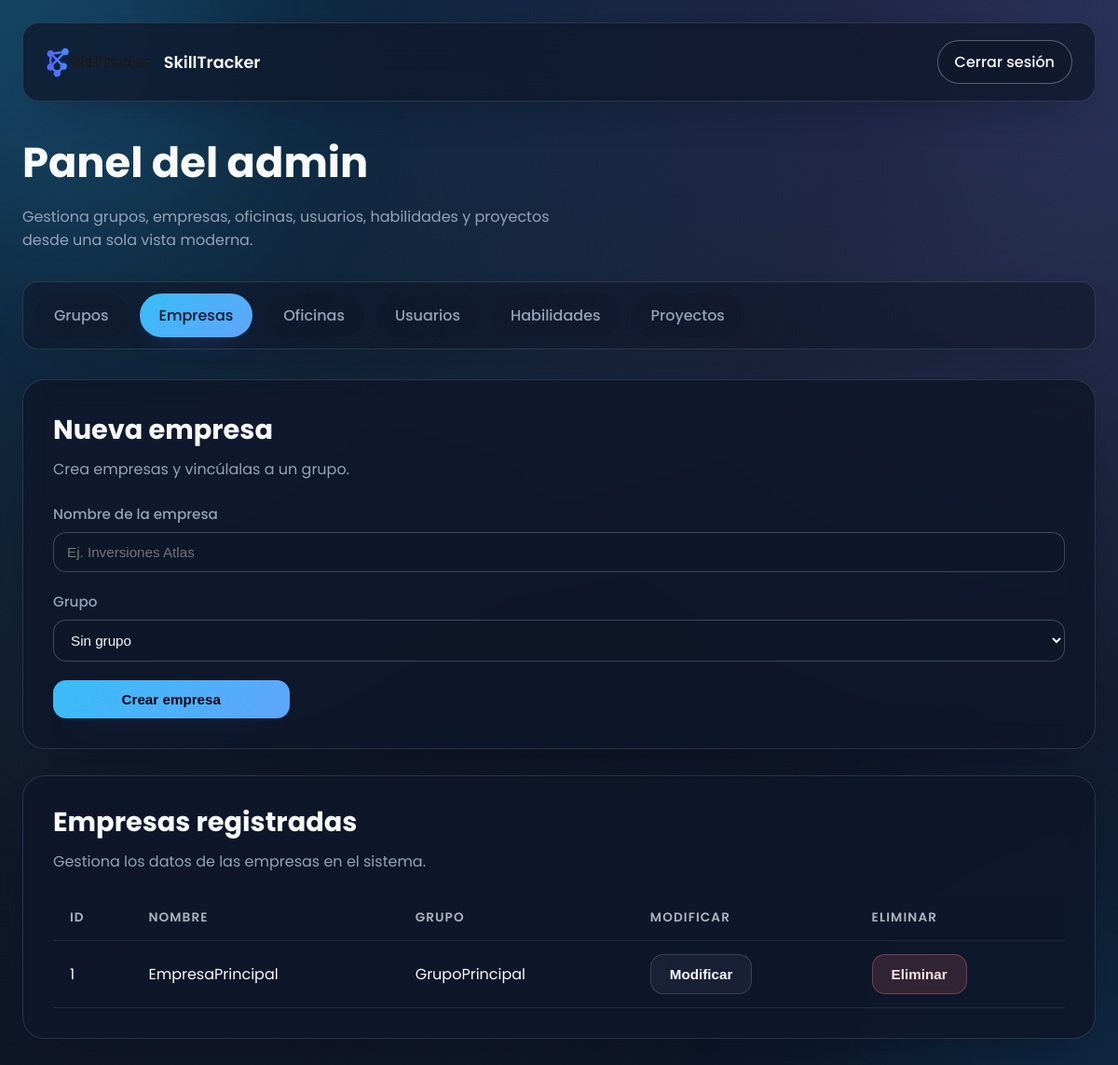
Page /dashboard_admin.php (signed in) on the committed database.
### tables this page shows
CREATE TABLE empresas (
  id INT AUTO_INCREMENT PRIMARY KEY,
  nombre VARCHAR(255) NOT NULL UNIQUE,
  grupo_id INT DEFAULT NULL,
  FOREIGN KEY (grupo_id) REFERENCES grupos(id) ON DELETE SET NULL ON UPDATE CASCADE
);

CREATE TABLE grupos (
  id INT AUTO_INCREMENT PRIMARY KEY,
  nombre VARCHAR(255) NOT NULL UNIQUE
);

### Web/dashboard_admin.php (the view, shortened to what this page needs)
<?php
require_once 'db.php';
$grupos = $pdo->query(
  "SELECT g.*, GROUP_CONCAT(e.nombre ORDER BY e.id ASC SEPARATOR ', ') AS empresas
   FROM grupos g
   LEFT JOIN empresas e ON e.grupo_id = g.id
   GROUP BY g.id
   ORDER BY g.id ASC"
)->fetchAll();
$empresas = $pdo->query(
  "SELECT empresas.*, grupos.nombre AS grupo_nombre
   FROM empresas
   LEFT JOIN grupos ON empresas.grupo_id = grupos.id
   ORDER BY empresas.id ASC"
)->fetchAll();
$usuarios = $pdo->query("
  SELECT u.*, e.nombre AS empresa, o.nombre AS oficina, o.ciudad AS oficina_ciudad
  FROM usuarios u
  JOIN empresas e ON u.empresa_id = e.id
  JOIN oficinas o ON u.oficina_id = o.id
ORDER BY id ASC")->fetchAll();
$tab = $_GET['tab'] ?? 'empresas';
?>
<!DOCTYPE html>
<html lang="es">
<head>
  <link rel="stylesheet" href="/css/dashboard.css">
</head>
<body class="dashboard-body">
  <div class="top-bar">
    <div class="top-bar-brand">
      <img src="/images/SkillTrackerLogo.png" alt="Logo SkillTracker">
      <span>SkillTracker</span>
    </div>
    <a href="logout.php" class="logout-button">Cerrar sesión</a>
  </div>
  <main class="main-content">
    <header class="page-header">
      <h1>Panel del admin</h1>
      <p>Gestiona grupos, empresas, oficinas, usuarios, habilidades y proyectos desde una sola vista moderna.</p>
    </header>
    <nav class="tabs" aria-label="Secciones del panel">
      <a href="?tab=grupos" class="tab-link <?= $tab === 'grupos' ? 'active' : '' ?>">Grupos</a>
      <a href="?tab=empresas" class="tab-link <?= $tab === 'empresas' ? 'active' : '' ?>">Empresas</a>
      <a href="?tab=oficinas" class="tab-link <?= $tab === 'oficinas' ? 'active' : '' ?>">Oficinas</a>
      <a href="?tab=usuarios" class="tab-link <?= $tab === 'usuarios' ? 'active' : '' ?>">Usuarios</a>
      <a href="?tab=habilidades" class="tab-link <?= $tab === 'habilidades' ? 'active' : '' ?>">Habilidades</a>
      <a href="?tab=proyectos" class="tab-link <?= $tab === 'proyectos' ? 'active' : '' ?>">Proyectos</a>
    </nav>
    <div class="tab-content">
      <?php if ($tab === 'grupos'): ?>
        <section class="panel-section">
          <div class="card form-card">
            <div class="section-heading">
              <h2>Crear nuevo grupo</h2>
              <p>Organiza tus empresas por grupo para facilitar la administración.</p>
            </div>
            <form action="grupos.php" method="POST" class="form-grid">
              <div class="form-field full-width">
                <label for="nombre_grupo">Nombre del grupo</label>
                <input type="text" id="nombre_grupo" name="nombre_grupo" required placeholder="Ej. División Norte">
              </div>
              <button type="submit" class="primary-button">Crear grupo</button>
            </form>
          </div>
        </section>
        <section class="panel-section">
          <div class="card table-card">
            <div class="section-heading">
              <h2>Grupos registrados</h2>
              <p>Consulta y administra los grupos existentes.</p>
            </div>
            <div class="table-wrapper">
              <table class="data-table">
                <thead>
                  <tr><th>ID</th><th>Nombre</th><th>Empresas</th><th>Modificar</th><th>Eliminar</th></tr>
                </thead>
                <tbody>
                  <?php foreach ($grupos as $g): ?>
                    <tr>
                      <td><?= htmlspecialchars($g['id']) ?></td>
                      <td><?= htmlspecialchars($g['nombre']) ?></td>
                      <td><?= htmlspecialchars($g['empresas']) ?></td>
                      <td>
                        <form method="GET" action="dashboard_admin.php" class="inline-form">
                          <input type="hidden" name="tab" value="grupos">
                          <input type="hidden" name="edit_grupo_id" value="<?= $g['id'] ?>">
                          <button type="submit" class="ghost-button">Modificar</button>
                        </form>
                      </td>
                      <td>
                        <form action="grupos.php" method="POST" class="inline-form" onsubmit="return confirm('¿Borrar grupo?');">
                          <input type="hidden" name="eliminar_grupo_id" value="<?= $g['id'] ?>">
                          <button type="submit" class="danger-button">Eliminar</button>
                        </form>
                      </td>
                    </tr>
                  <?php endforeach; ?>
                </tbody>
              </table>
            </div>
          </div>
        </section>
        <?php if (isset($_GET['edit_grupo_id'])):
              $stmt = $pdo->prepare("SELECT * FROM grupos WHERE id = ?");
              $stmt->execute([(int)$_GET['edit_grupo_id']]);
              $grupoEditar = $stmt->fetch();
              if ($grupoEditar): ?>
          <section class="panel-section">
            <div class="card form-card">
              <div class="section-heading">
                <h3>Editar grupo</h3>
                <p>Actualiza el nombre del grupo seleccionado.</p>
              </div>
              <form action="grupos.php" method="POST" class="form-grid">
                <input type="hidden" name="editar_grupo_id" value="<?= $grupoEditar['id'] ?>">
                <div class="form-field full-width">
                  <label for="nuevo_nombre">Nombre</label>
                  <input type="text" id="nuevo_nombre" name="nuevo_nombre" required value="<?= htmlspecialchars($grupoEditar['nombre']) ?>">
                </div>
                <div class="form-actions">
                  <button type="submit" class="primary-button">Guardar cambios</button>
                  <a href="dashboard_admin.php?tab=grupos" class="ghost-link">Cancelar</a>
                </div>
              </form>
            </div>
          </section>
        <?php endif; endif; ?>
      <?php elseif ($tab === 'empresas'): ?>
        <section class="panel-section">
          <div class="card form-card">
            <div class="section-heading">
              <h2>Nueva empresa</h2>
              <p>Crea empresas y vincúlalas a un grupo.</p>
            </div>
            <form action="empresas.php" method="POST" class="form-grid">
              <div class="form-field full-width">
                <label for="nombre_empresa">Nombre de la empresa</label>
                <input type="text" id="nombre_empresa" name="nombre_empresa" required placeholder="Ej. Inversiones Atlas">
              </div>
              <div class="form-field full-width">
                <label for="grupo_id">Grupo</label>
                <select name="grupo_id" id="grupo_id">
                  <option value="">Sin grupo</option>
                </select>
              </div>
              <button type="submit" class="primary-button">Crear empresa</button>
            </form>
          </div>
        </section>
        <section class="panel-section">
          <div class="card table-card">
            <div class="section-heading">
              <h2>Empresas registradas</h2>
              <p>Gestiona los datos de las empresas en el sistema.</p>
            </div>
            <div class="table-wrapper">
              <table class="data-table">
                <thead>
                  <tr><th>ID</th><th>Nombre</th><th>Grupo</th><th>Modificar</th><th>Eliminar</th></tr>
                </thead>
                <tbody>
                  <?php foreach ($empresas as $e): ?>
                    <tr>
                      <td><?= htmlspecialchars($e['id']) ?></td>
                      <td><?= htmlspecialchars($e['nombre']) ?></td>
                      <td><?= htmlspecialchars($e['grupo_nombre'] ?? '-') ?></td>
                      <td>
                        <form method="GET" action="dashboard_admin.php" class="inline-form">
                          <button type="submit" class="ghost-button">Modificar</button>
                        </form>
                      </td>
                      <td>
                        <form action="empresas.php" method="POST" class="inline-form" onsubmit="return confirm('¿Borrar empresa?');">
                          <button type="submit" class="danger-button">Eliminar</button>
                        </form>
                      </td>
                    </tr>
                  <?php endforeach; ?>
                </tbody>
              </table>
            </div>
          </div>
        </section>
      <?php elseif ($tab === 'proyectos'): ?>
        <?php if (isset($_GET['edit_proyecto_id'])):
              $stmt = $pdo->prepare("SELECT * FROM proyectos WHERE id = ?");
              $stmt->execute([(int)$_GET['edit_proyecto_id']]);
              $proyectoEditar = $stmt->fetch();
              if ($proyectoEditar):
                $stmtParticipantes = $pdo->prepare("SELECT usuario_id FROM proyecto_usuario WHERE proyecto_id = ?");
                $stmtParticipantes->execute([$proyectoEditar['id']]);
                $participantesSeleccionados = array_column($stmtParticipantes->fetchAll(), 'usuario_id');
        ?>
          <section class="panel-section">
            <div class="card form-card">
              <div class="section-heading">
                <h3>Editar proyecto</h3>
                <p>Actualiza la información y los participantes del proyecto.</p>
              </div>
              <form action="crear_proyecto.php" method="POST" class="form-grid">
                <input type="hidden" name="actualizar_proyecto_id" value="<?= $proyectoEditar['id'] ?>">
                <div class="form-field full-width">
                  <label for="nombre_proyecto_edit">Nombre</label>
                  <input type="text" id="nombre_proyecto_edit" name="nombre_proyecto" required value="<?= htmlspecialchars($proyectoEditar['nombre']) ?>">
                </div>
                <div class="form-field full-width">
                  <label for="descripcion_proyecto_edit">Descripción</label>
                  <textarea id="descripcion_proyecto_edit" name="descripcion" rows="3"><?= htmlspecialchars($proyectoEditar['descripcion']) ?></textarea>
                </div>
                <div class="form-field">
                  <label for="estado_proyecto_edit">Estado</label>
                  <select id="estado_proyecto_edit" name="estado">
                    <option value="No iniciado" <?= $proyectoEditar['estado']==='No iniciado' ? 'selected' : '' ?>>No iniciado</option>
                    <option value="En progreso" <?= $proyectoEditar['estado']==='En progreso' ? 'selected' : '' ?>>En progreso</option>
                    <option value="Completado" <?= $proyectoEditar['estado']==='Completado' ? 'selected' : '' ?>>Completado</option>
                  </select>
                </div>
                <div class="form-field full-width">
                  <label for="participantes_edit">Participantes</label>
                  <select id="participantes_edit" name="usuarios_seleccionados[]" multiple size="5">
                    <?php foreach ($usuarios as $u): ?>
                      <option value="<?= $u['id'] ?>" <?= in_array($u['id'], $participantesSeleccionados) ? 'selected' : '' ?>><?= htmlspecialchars($u['nombre'] . ' ' . $u['apellido_paterno']) ?> - <?= htmlspecialchars($u['empresa']) ?></option>
                    <?php endforeach; ?>
                  </select>
                </div>
                <div class="form-actions">
                  <button type="submit" class="primary-button">Guardar cambios</button>
                  <a href="dashboard_admin.php?tab=proyectos" class="ghost-link">Cancelar</a>
                </div>
              </form>
            </div>
          </section>
        <?php endif; endif; endif; ?>
    </div>
  </main>
</body>
</html>

### rows in the picture
empresas: id "1", nombre "EmpresaPrincipal", grupo.nombre "GrupoPrincipal"
